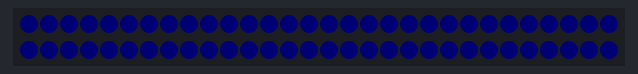
Recording of a sketch running on a simulated ESP8266 (NodeMCU). On the bench: 60 RGB LEDs in strip order, left to right, continuing on the next row. Dim RGB values are drawn brighter than linear; WiFi joins after 1.5 s; servers stay silent unless stated; the strip is taken to match the declared colour order.

Above: at 0.16 s.
At 5.96 s:
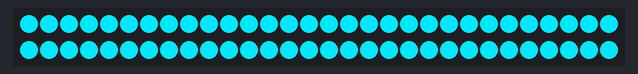
At 9.93 s:
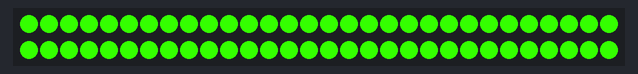
At 19.7 s:
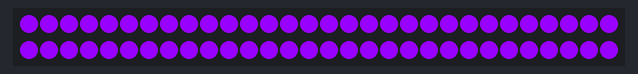
At 29.48 s:
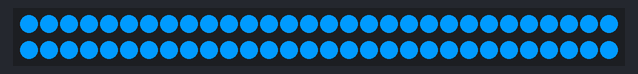
At 39.25 s:
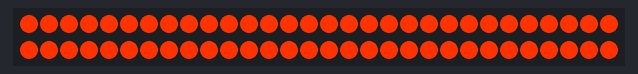

The sketch:

esp01-neo2.ino
```cpp
#include "ESP8266WiFi.h"
#include "ESP8266WebServer.h"
#include "Adafruit_NeoPixel.h"
#include "uri/UriBraces.h"

extern "C" const uint8_t _binnary_text_start[];

#define NUM_LEDS 60

const char* ap_ssid = "PixMtx01";
const char* ap_pwd = "mtxadmin";

uint8_t *PixRam;
bool automode;
bool nextstep;

byte auto_pos;
byte auto_val[3] = {0, 0, 0};
const int autotable[24] = {
   0,  0,  1,
   0,  1,  0,
   0,  0, -1,
   1,  0,  0,
   0, -1,  0,
   0,  0,  1,
  -1,  0,  0,
   0,  0, -1
};


ESP8266WebServer server(80);

IPAddress local_IP(192,168,2,1);
IPAddress gateway(192,168,2,10);
IPAddress subnet(255,255,255,0);

Adafruit_NeoPixel Strip(NUM_LEDS, 2, NEO_RGB + NEO_KHZ800);

void setup(void)
{
  // Serial.begin(115200);
  WiFi.mode(WIFI_AP);
  WiFi.softAPConfig(local_IP, gateway, subnet);
  WiFi.softAP(ap_ssid, ap_pwd);
  IPAddress AP_IP = WiFi.softAPIP();

  WiFi.begin("quitko", "opice2020");

  server.on("/", WWW_Root);
  server.on(UriBraces("/setcolor/{}"), WWW_Color);
  server.begin();
  // Serial.println("server running");

  Strip.begin();
  Strip.show();
  PixRam = Strip.getPixels();

  automode = true;
  auto_pos = 0;
}

void WWW_Root() {
  // Serial.println("requesting index");
  server.send(200, "text/html", "<!DOCTYPE html><head> <meta charset=\"utf-8\"> <meta name=\"viewport\" content=\"width=device-width, initial-scale=1\"> <title>PixMatrix</title> <style>body{font-family: helvetica, sans-serif; font-size: 1em;}</style></head><script type=\"text/javascript\">var xhr=new XMLHttpRequest(); function sendColor(color){xhr.open('GET', '/setcolor/' + color.substr(1, 6).toUpperCase()); xhr.send();}</script><body> <h1>PixMtx</h1> <form> <label>Solid color </label> <input type=\"color\" name=\"color\" onchange=\"sendColor(this.value);\"> </form></body></html>");
}


void WWW_Color() {
  automode = false;
  char hcolor[7];
  String color = server.pathArg(0);
  // Serial.println("requesting color change \"" + color + "\"");
  color.toCharArray(hcolor, 7);
  unsigned long int number = strtoul(hcolor, NULL, 16);
  // Serial.println(hcolor);
  // Serial.println(number);
  byte bb = number & 255;
  byte gg = (number >> 8) & 255;
  byte rr = number >> 16;
  // Serial.println(rr);
  // Serial.println(gg);
  // Serial.println(bb);
  for(int c = 0; c < NUM_LEDS; c++) {
    PixRam[c*3 + 0] = gg;
    PixRam[c*3 + 1] = rr;
    PixRam[c*3 + 2] = bb;
  }
  Strip.show();
}


void loop()
{
  server.handleClient();
  // EMPTY
  if(automode) {
    nextstep = false;
    for(int c = 0; c < 3; c++) {
      auto_val[c]+= autotable[auto_pos * 3 + c];
      if((autotable[auto_pos * 3 + c] == 1) && (auto_val[c] == 255)) nextstep = true;
      if((autotable[auto_pos * 3 + c] == -1) && (auto_val[c] == 0)) nextstep = true;
    }
    for(int c = 0; c < NUM_LEDS; c++) {
      PixRam[c * 3 + 0] = auto_val[0];
      PixRam[c * 3 + 1] = auto_val[1];
      PixRam[c * 3 + 2] = auto_val[2];
    }
    Strip.show();
    if(nextstep) {
      nextstep = false;
      auto_pos++;
      if((auto_pos * 3) > 23) {
        auto_pos = 0;
      }
    }
    delay(10);
  }
}
```
